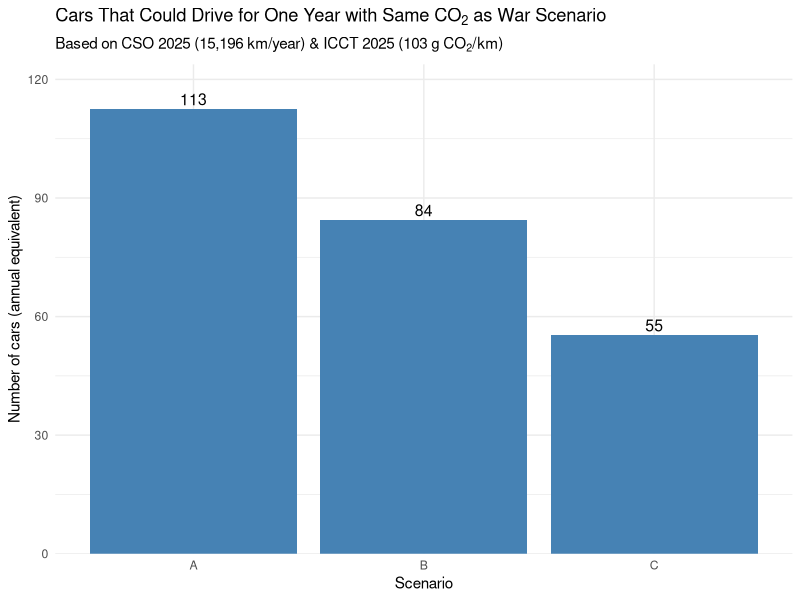

This chart was generated by the following R code:
options(scipen = 999)

library(readr)
library(dplyr)
library(ggplot2)
library(scales)

# Load file
df <- read_csv("outputs/marginal_per_vehicle_mc.csv", show_col_types = FALSE)

# 2025 metrics
annual_km <- 15196   # CSO 2025 average annual distance per private car in Ireland
gpkm      <- 103     # ICCT 2025 EU fleet-average tailpipe CO2, g/km (WLTP)
t_per_car <- (gpkm * annual_km) / 1e6  # tonnes CO2 per car-year (~1.565 t)

# Group by scenario and sum emissions
scenario_summary <- df %>%
  group_by(scenario) %>%
  summarise(total_kgCO2 = sum(per_vehicle_total_kg_med, na.rm = TRUE)) %>%
  mutate(
    total_tonnes = total_kgCO2 / 1000,
    cars_equivalent = total_tonnes / t_per_car
  )

print(scenario_summary)

# Create plot
p_cars <- ggplot(scenario_summary, aes(x = scenario, y = cars_equivalent)) +
  geom_col(fill = "steelblue") +
  geom_text(aes(label = comma(round(cars_equivalent, 0))),
            vjust = -0.3, size = 4) +
  scale_y_continuous(labels = comma, expand = expansion(mult = c(0, 0.1))) +
  labs(
    title = expression("Cars That Could Drive for One Year with Same CO"[2]*" as War Scenario"),
    subtitle = expression("Based on CSO 2025 (15,196 km/year) & ICCT 2025 (103 g CO"[2]*"/km)"),
    x = "Scenario",
    y = "Number of cars (annual equivalent)"
  ) +
  theme_minimal()

# Save plots for poster
ggsave("plots/cars_equivalent.png", plot = p_cars, width = 10, height = 6, dpi = 300)